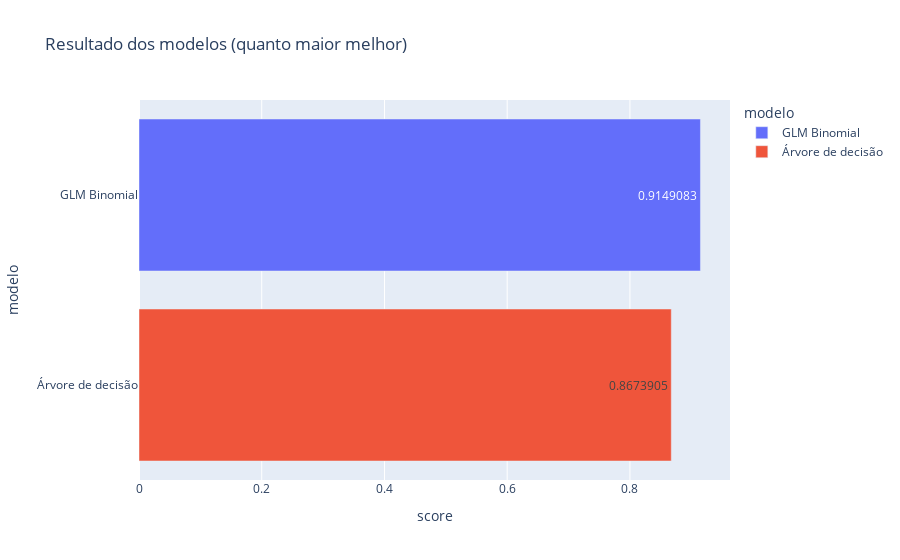

Here is the notebook cell this chart was saved with:
### Code cell
from sklearn.tree import DecisionTreeClassifier

modelo = DecisionTreeClassifier(
    criterion='entropy', 
    random_state=0
)

modelo.fit(x_dados_treino, y_dados_treino)

previsoes = modelo.predict(x_dados_teste)

control_scores('Árvore de decisão', accuracy_score(y_dados_teste, previsoes))

### Figure 1 — Plotly figure (JSON) as saved in the notebook; plotly's stock layout.template omitted (floating-point values rounded to 4 significant figures)
{"data": [{"alignmentgroup": "True", "hovertemplate": "modelo=%{y}<br>score=%{x}<extra></extra>", "legendgroup": "GLM Binomial", "marker": {"color": "#636efa", "pattern": {"shape": ""}}, "name": "GLM Binomial", "offsetgroup": "GLM Binomial", "orientation": "h", "showlegend": true, "textposition": "auto", "texttemplate": "%{x}", "type": "bar", "x": [0.9149], "xaxis": "x", "y": ["GLM Binomial"], "yaxis": "y"}, {"alignmentgroup": "True", "hovertemplate": "modelo=%{y}<br>score=%{x}<extra></extra>", "legendgroup": "Árvore de decisão", "marker": {"color": "#EF553B", "pattern": {"shape": ""}}, "name": "Árvore de decisão", "offsetgroup": "Árvore de decisão", "orientation": "h", "showlegend": true, "textposition": "auto", "texttemplate": "%{x}", "type": "bar", "x": [0.8674], "xaxis": "x", "y": ["Árvore de decisão"], "yaxis": "y"}], "layout": {"barmode": "relative", "legend": {"title": {"text": "modelo"}, "tracegroupgap": 0}, "title": {"text": "Resultado dos modelos (quanto maior melhor)"}, "xaxis": {"anchor": "y", "domain": [0, 1], "title": {"text": "score"}}, "yaxis": {"anchor": "x", "categoryarray": ["Árvore de decisão", "GLM Binomial"], "categoryorder": "array", "domain": [0, 1], "title": {"text": "modelo"}}}}
